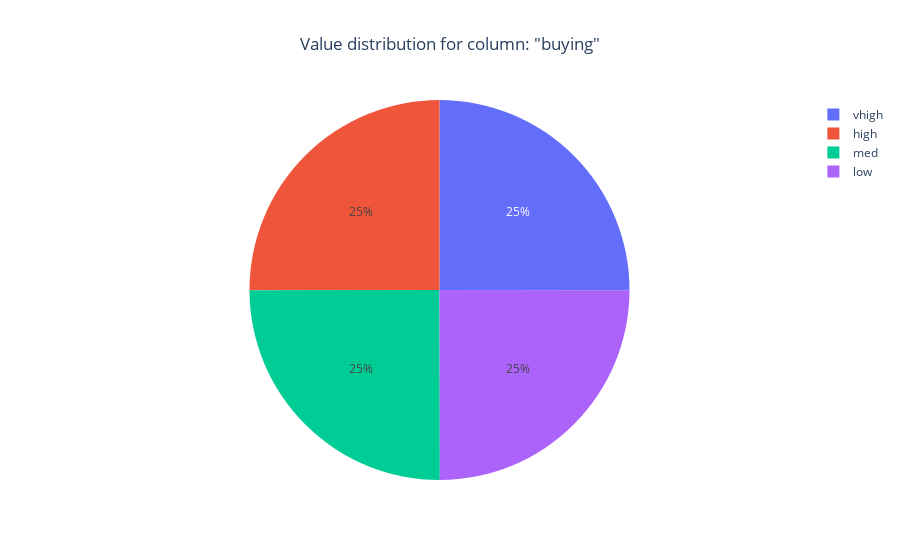
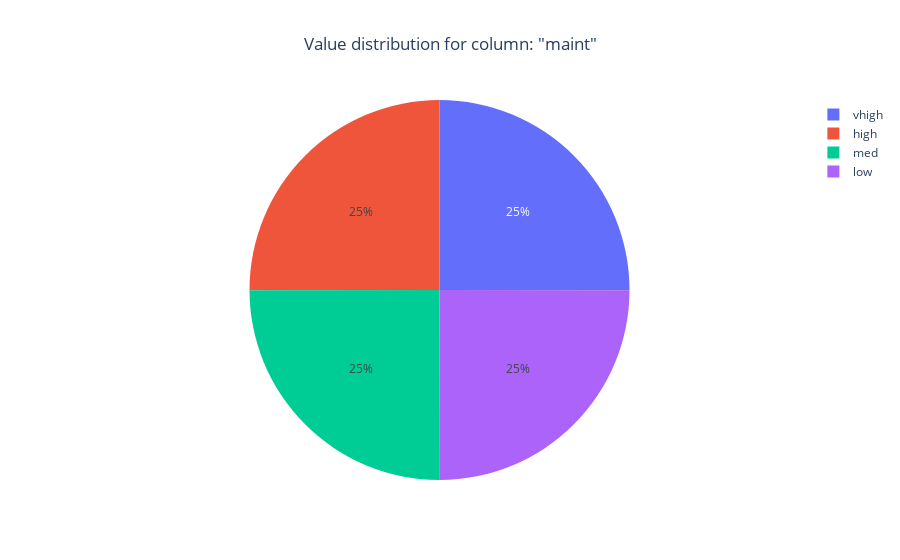
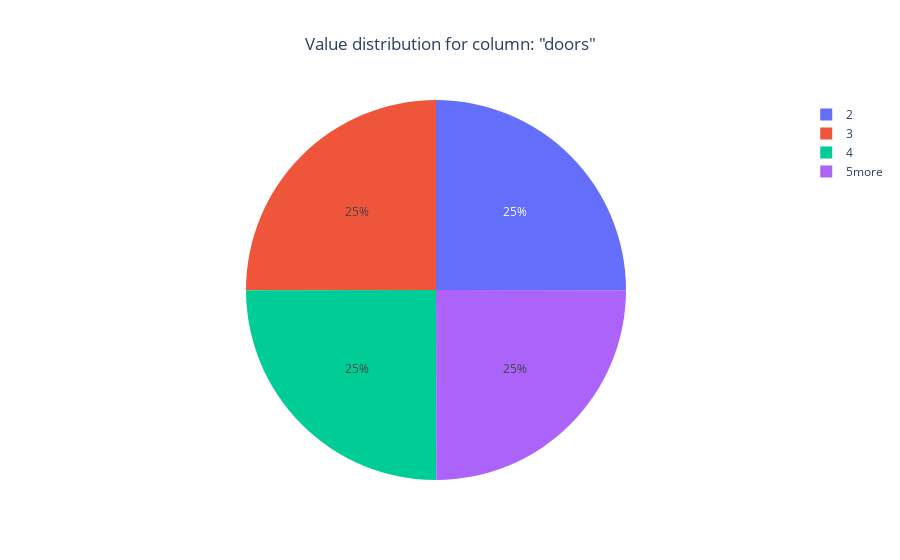
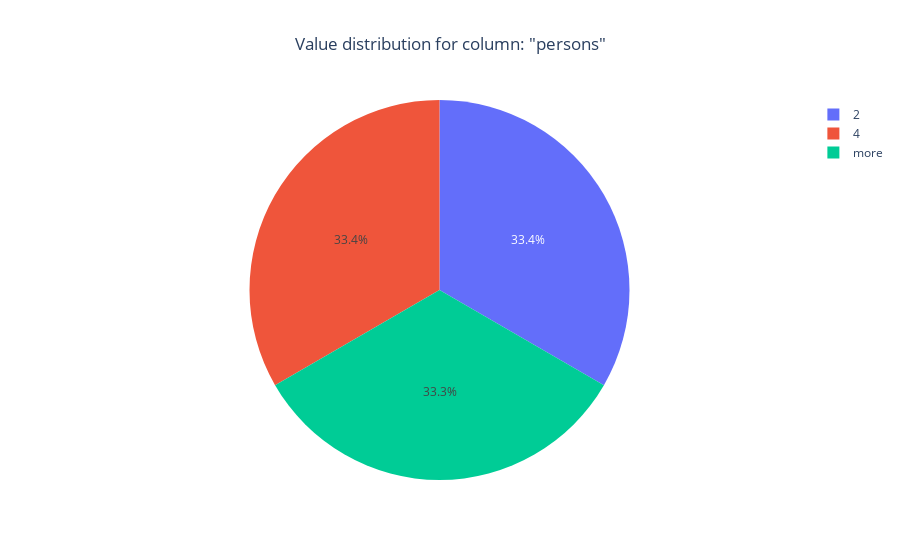

The notebook cell saved with these charts, in order:
### Code cell
for i in df.columns:
    labels = df[i].unique()
    values = df[i].value_counts()
    fig = go.Figure(data=[go.Pie(labels=labels, values=values)])
    fig.update_layout(title=go.layout.Title(text='Value distribution for column: "{}"'.format(i),x=.5))
    fig.show()

### Figure 1 — Plotly figure (JSON) as saved in the notebook; plotly's stock layout.template omitted (floating-point values rounded to 4 significant figures)
{"data": [{"labels": ["vhigh", "high", "med", "low"], "type": "pie", "values": [432, 432, 432, 431]}], "layout": {"title": {"text": "Value distribution for column: \"buying\"", "x": 0.5}}}

### Figure 2 — Plotly figure (JSON) as saved in the notebook; plotly's stock layout.template omitted (floating-point values rounded to 4 significant figures)
{"data": [{"labels": ["vhigh", "high", "med", "low"], "type": "pie", "values": [432, 432, 432, 431]}], "layout": {"title": {"text": "Value distribution for column: \"maint\"", "x": 0.5}}}

### Figure 3 — Plotly figure (JSON) as saved in the notebook; plotly's stock layout.template omitted (floating-point values rounded to 4 significant figures)
{"data": [{"labels": ["2", "3", "4", "5more"], "type": "pie", "values": [432, 432, 432, 431]}], "layout": {"title": {"text": "Value distribution for column: \"doors\"", "x": 0.5}}}

### Figure 4 — Plotly figure (JSON) as saved in the notebook; plotly's stock layout.template omitted (floating-point values rounded to 4 significant figures)
{"data": [{"labels": ["2", "4", "more"], "type": "pie", "values": [576, 576, 575]}], "layout": {"title": {"text": "Value distribution for column: \"persons\"", "x": 0.5}}}
